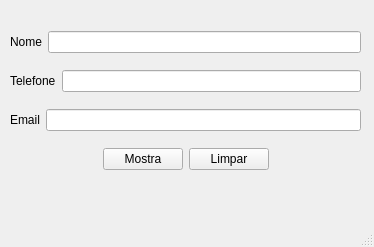
<?xml version="1.0" encoding="UTF-8"?>
<ui version="4.0">
 <class>MainWindow</class>
 <widget class="QMainWindow" name="MainWindow">
  <property name="geometry">
   <rect>
    <x>0</x>
    <y>0</y>
    <width>374</width>
    <height>247</height>
   </rect>
  </property>
  <property name="windowTitle">
   <string>MainWindow</string>
  </property>
  <widget class="QWidget" name="centralwidget">
   <widget class="QWidget" name="">
    <property name="geometry">
     <rect>
      <x>10</x>
      <y>20</y>
      <width>351</width>
      <height>161</height>
     </rect>
    </property>
    <layout class="QVBoxLayout" name="verticalLayout">
     <item>
      <layout class="QHBoxLayout" name="horizontalLayout">
       <item>
        <widget class="QLabel" name="label">
         <property name="text">
          <string>Nome</string>
         </property>
        </widget>
       </item>
       <item>
        <widget class="QLineEdit" name="txt_nome"/>
       </item>
      </layout>
     </item>
     <item>
      <layout class="QHBoxLayout" name="horizontalLayout_2">
       <item>
        <widget class="QLabel" name="label_2">
         <property name="text">
          <string>Telefone</string>
         </property>
        </widget>
       </item>
       <item>
        <widget class="QLineEdit" name="txt_telefone"/>
       </item>
      </layout>
     </item>
     <item>
      <layout class="QHBoxLayout" name="horizontalLayout_3">
       <item>
        <widget class="QLabel" name="label_3">
         <property name="text">
          <string>Email</string>
         </property>
        </widget>
       </item>
       <item>
        <widget class="QLineEdit" name="txt_email"/>
       </item>
      </layout>
     </item>
     <item>
      <layout class="QHBoxLayout" name="horizontalLayout_4">
       <item>
        <spacer name="horizontalSpacer">
         <property name="orientation">
          <enum>Qt::Horizontal</enum>
         </property>
         <property name="sizeHint" stdset="0">
          <size>
           <width>40</width>
           <height>20</height>
          </size>
         </property>
        </spacer>
       </item>
       <item>
        <widget class="QPushButton" name="btn_mostrar">
         <property name="text">
          <string>Mostra</string>
         </property>
        </widget>
       </item>
       <item>
        <widget class="QPushButton" name="btn_limpar">
         <property name="text">
          <string>Limpar</string>
         </property>
        </widget>
       </item>
       <item>
        <spacer name="horizontalSpacer_2">
         <property name="orientation">
          <enum>Qt::Horizontal</enum>
         </property>
         <property name="sizeHint" stdset="0">
          <size>
           <width>40</width>
           <height>20</height>
          </size>
         </property>
        </spacer>
       </item>
      </layout>
     </item>
    </layout>
   </widget>
  </widget>
  <widget class="QMenuBar" name="menubar">
   <property name="geometry">
    <rect>
     <x>0</x>
     <y>0</y>
     <width>374</width>
     <height>21</height>
    </rect>
   </property>
  </widget>
  <widget class="QStatusBar" name="statusbar"/>
 </widget>
 <resources/>
 <connections/>
</ui>
